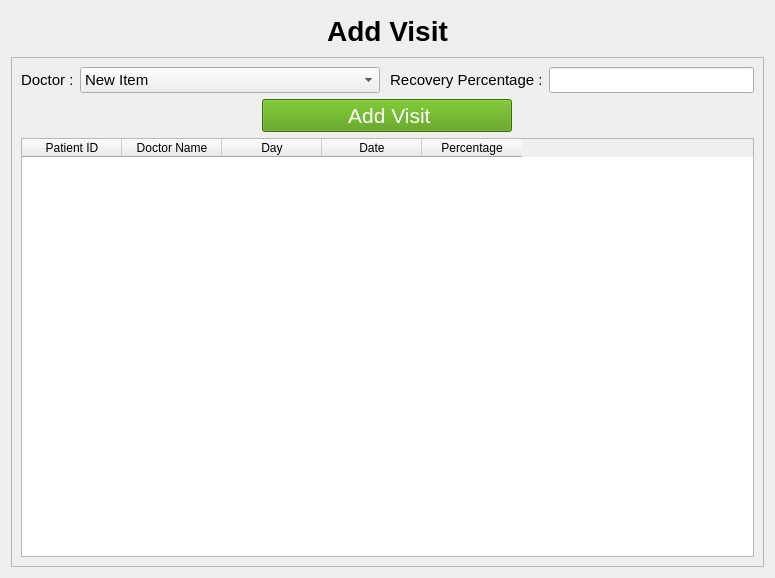
<?xml version="1.0" encoding="UTF-8"?>
<ui version="4.0">
 <class>Form</class>
 <widget class="QWidget" name="Form">
  <property name="geometry">
   <rect>
    <x>0</x>
    <y>0</y>
    <width>775</width>
    <height>578</height>
   </rect>
  </property>
  <property name="windowTitle">
   <string>Add Visit</string>
  </property>
  <property name="windowIcon">
   <iconset>
    <normaloff>icons/005-add.png</normaloff>icons/005-add.png</iconset>
  </property>
  <layout class="QVBoxLayout" name="verticalLayout_3">
   <item>
    <widget class="QPushButton" name="pushButton_2">
     <property name="font">
      <font>
       <pointsize>21</pointsize>
       <weight>75</weight>
       <bold>true</bold>
      </font>
     </property>
     <property name="text">
      <string>Add Visit</string>
     </property>
     <property name="icon">
      <iconset>
       <normaloff>icons/005-add.png</normaloff>icons/005-add.png</iconset>
     </property>
     <property name="iconSize">
      <size>
       <width>30</width>
       <height>30</height>
      </size>
     </property>
     <property name="flat">
      <bool>true</bool>
     </property>
    </widget>
   </item>
   <item>
    <widget class="QScrollArea" name="scrollArea">
     <property name="font">
      <font>
       <pointsize>11</pointsize>
      </font>
     </property>
     <property name="widgetResizable">
      <bool>true</bool>
     </property>
     <widget class="QWidget" name="scrollAreaWidgetContents">
      <property name="geometry">
       <rect>
        <x>0</x>
        <y>0</y>
        <width>751</width>
        <height>496</height>
       </rect>
      </property>
      <layout class="QVBoxLayout" name="verticalLayout_2">
       <item>
        <layout class="QVBoxLayout" name="verticalLayout">
         <item>
          <layout class="QHBoxLayout" name="horizontalLayout_7">
           <item>
            <widget class="QLabel" name="label_2">
             <property name="maximumSize">
              <size>
               <width>100</width>
               <height>16777215</height>
              </size>
             </property>
             <property name="text">
              <string>Doctor :</string>
             </property>
            </widget>
           </item>
           <item>
            <widget class="QComboBox" name="comboBox">
             <property name="minimumSize">
              <size>
               <width>300</width>
               <height>1</height>
              </size>
             </property>
             <property name="maximumSize">
              <size>
               <width>10000</width>
               <height>16777215</height>
              </size>
             </property>
             <item>
              <property name="text">
               <string>New Item</string>
              </property>
             </item>
             <item>
              <property name="text">
               <string>New Item</string>
              </property>
             </item>
             <item>
              <property name="text">
               <string>New Item</string>
              </property>
             </item>
             <item>
              <property name="text">
               <string>New Item</string>
              </property>
             </item>
            </widget>
           </item>
           <item>
            <widget class="QLabel" name="label">
             <property name="text">
              <string> Recovery Percentage :</string>
             </property>
            </widget>
           </item>
           <item>
            <widget class="QLineEdit" name="lineEdit"/>
           </item>
          </layout>
         </item>
        </layout>
       </item>
       <item>
        <layout class="QHBoxLayout" name="horizontalLayout_8">
         <item>
          <widget class="QPushButton" name="addrecord">
           <property name="maximumSize">
            <size>
             <width>250</width>
             <height>45</height>
            </size>
           </property>
           <property name="font">
            <font>
             <pointsize>16</pointsize>
             <weight>50</weight>
             <bold>false</bold>
            </font>
           </property>
           <property name="styleSheet">
            <string notr="true">background-color: rgb(78, 154, 6);
color: rgb(255, 255, 255);</string>
           </property>
           <property name="text">
            <string>  Add Visit </string>
           </property>
          </widget>
         </item>
        </layout>
       </item>
       <item>
        <layout class="QHBoxLayout" name="horizontalLayout_2">
         <item>
          <widget class="QTableWidget" name="tableWidget">
           <property name="styleSheet">
            <string notr="true">border-color: rgb(152, 152, 152);</string>
           </property>
           <column>
            <property name="text">
             <string>Patient ID</string>
            </property>
           </column>
           <column>
            <property name="text">
             <string>Doctor Name</string>
            </property>
           </column>
           <column>
            <property name="text">
             <string>Day</string>
            </property>
           </column>
           <column>
            <property name="text">
             <string>Date</string>
            </property>
           </column>
           <column>
            <property name="text">
             <string>Percentage</string>
            </property>
           </column>
          </widget>
         </item>
        </layout>
       </item>
      </layout>
     </widget>
    </widget>
   </item>
  </layout>
 </widget>
 <resources/>
 <connections/>
</ui>
